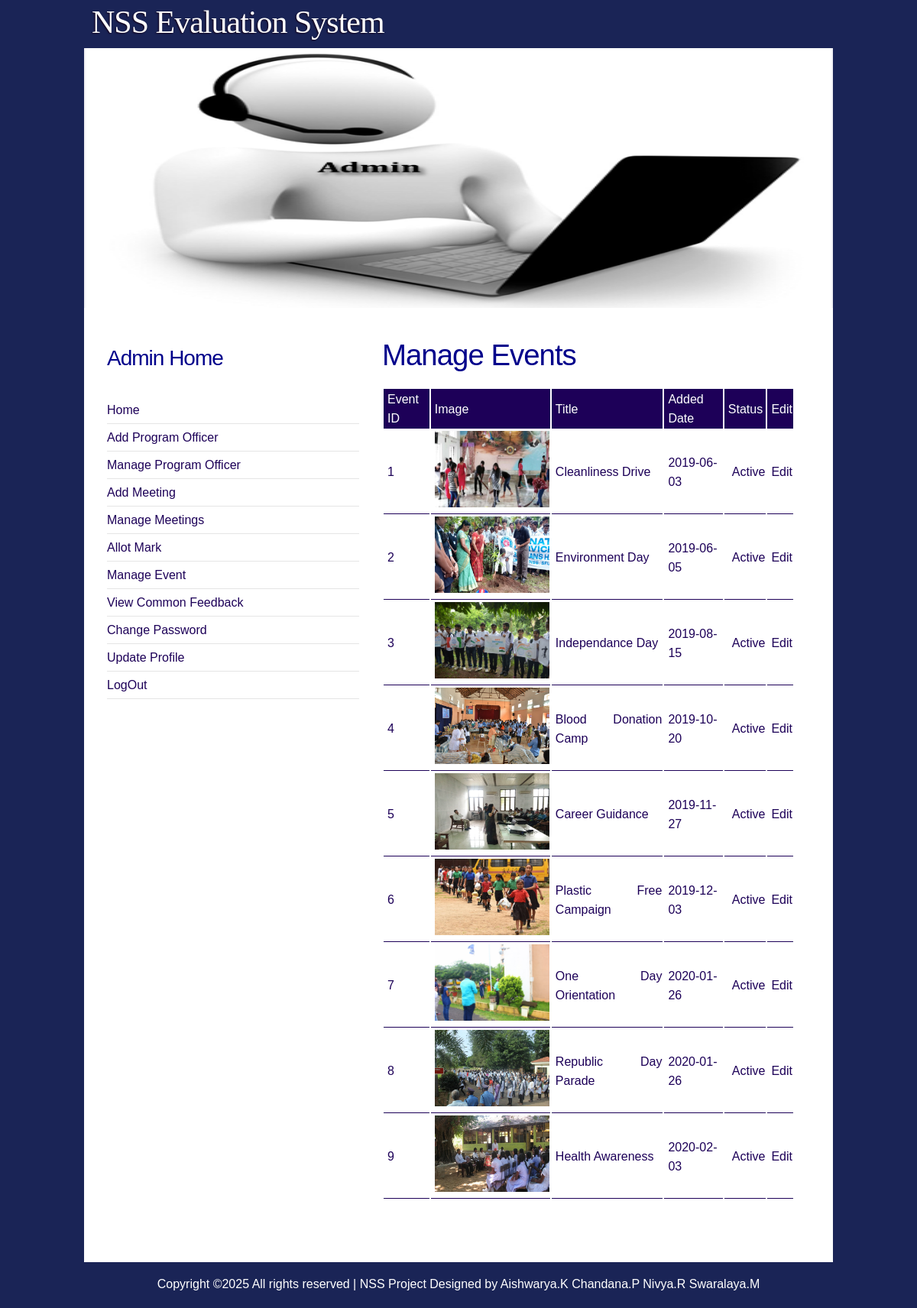
/nsse/admin/manage_event.php (signed in), run on the app's committed database.
### tables this page shows
CREATE TABLE IF NOT EXISTS `events` (
  `eventid` bigint(20) NOT NULL AUTO_INCREMENT,
  `title` varchar(50) NOT NULL,
  `news` varchar(500) NOT NULL,
  `addeddate` date NOT NULL,
  `image` varchar(25) NOT NULL,
  `status` bit(1) NOT NULL,
  PRIMARY KEY (`eventid`)
);

### nsse/admin/manage_event.php (the view, shortened to what this page needs)
<!DOCTYPE html PUBLIC "-//W3C//DTD XHTML 1.0 Strict//EN" "http://www.w3.org/TR/xhtml1/DTD/xhtml1-strict.dtd">
<html xmlns="http://www.w3.org/1999/xhtml">
 <head>
  <link href="../css/style_login.css" rel="stylesheet" type="text/css" media="screen" />
 </head>
 <body>
  <form method='post' id="form13" action="" name="form13">
    <div id="wrapper">
	 <div id="header">
	  <div id="logo"> <h1><a href="#">NSS Evaluation System</a></h1> </div>
  	</div>
	<div id="splash"><img src="img/demoadm.jpg" alt="" title="" style="width:980px; height:340px;" /></div>
	<div id="page">
	 <div id="page-bgtop">
	  <div id="page-bgbtm">
	   <div id="content">
		<div class="post"> <h2 class="title"><a href="#"> Manage Events</a></h2>
         <div class="entry" style="line-height:25px;">
	<?php
  	 include '../connection.php';
   	 $sql = "select eventid, title, addeddate, image, case status when 1 then 'Active' else 'Inactive' end
	                from events order by status desc;";
	 $result = mysqli_query($link, $sql);
	 echo "<table style='width:100%;'>";
	 echo "<tr>";
	 echo "<td style='background-color:#1d0058;color:white; padding-left:5px;'>Event ID</td>";
	 echo "<td style='background-color:#1d0058;color:white; padding-left:5px;'>Image</td>";
	 echo "<td style='background-color:#1d0058;color:white; padding-left:5px;'>Title</td>";
	 echo "<td style='background-color:#1d0058;color:white; padding-left:5px;'>Added Date</td>";
	 echo "<td style='background-color:#1d0058;color:white; padding-left:5px;'>Status</td>";
	 echo "<td style='background-color:#1d0058;color:white; padding-left:5px;'>Edit</td>";
	 echo "</tr>";
	 if(!$result)
	 {
	  echo "<td colspan='4' style='color:red; padding-left:5px;border-bottom:solid 1px #1d0058;text-align:center;'>No Records Found</td>";
	 }
	 else
	 {
      while($row = mysqli_fetch_array($result))
	  {
	   if($row[4] == 'Inactive')
	   {
		echo "<tr>";
		echo "<td style='color:red; padding-left:5px;border-bottom:solid 1px #1d0058;'>$row[0]</td>";
		echo "<td style='color:red; padding-left:5px;border-bottom:solid 1px #1d0058;'><img src= '../uploads/$row[3]' width='150px' height='100px'> </td>";
		echo "<td style='color:red; padding-left:5px;border-bottom:solid 1px #1d0058;'>$row[1]</td>";
		echo "<td style='color:red; padding-left:5px;border-bottom:solid 1px #1d0058;'>$row[2]</td>";
		echo "<td style='color:red; padding-left:10px;border-bottom:solid 1px #1d0058;'><a href='#' style='color:red;' onclick='doEnableDisable(" . $row[0] . ");'>$row[4]</a></td>";
		echo "<td style='color:red; padding-left:5px;border-bottom:solid 1px #1d0058;'><a href='edit_event.php?id=$row[0]' style='color:red;'>Edit</a></td>";
		echo "</tr>";
	   }
       else
	   {
		echo "<tr>";
		echo "<td style='color:#1d0058; padding-left:5px;border-bottom:solid 1px #1d0058;'>$row[0]</td>";
		echo "<td style='color:#1d0058; padding-left:5px;border-bottom:solid 1px #1d0058;'><img src= '../uploads/$row[3]' width='150px' height='100px'> </td>";
		echo "<td style='color:#1d0058; padding-left:5px;border-bottom:solid 1px #1d0058;'>$row[1]</td>";
		echo "<td style='color:#1d0058; padding-left:5px;border-bottom:solid 1px #1d0058;'>$row[2]</td>";
		echo "<td style='color:#1d0058; padding-left:10px;border-bottom:solid 1px #1d0058;'><a href='#' style='color:#1d0058;' onclick='doEnableDisable(" . $row[0] . ");'>$row[4]</a></td>";
		echo "<td style='color:#1d0058; padding-left:5px;border-bottom:solid 1px #1d0058;'><a href='edit_event.php?id=$row[0]'>Edit</a></td>";
		echo "</tr>";
	   }
	  }
	 }
	 echo "</table>";
    ?>
         </div>
   		</div>
		<div style="clear: both;">&nbsp;</div>
	   </div>
	   <div id="sidebar">
		<ul><li> <h2> Admin Home</h2> <div ></div><br /> </li>
			<li><ul><li><a href="admin_home.php">Home</a></li>
					<li><a href="add_program_officer.php">Add Program Officer</a></li>
					<li><a href="manage_program_officer.php">Manage Program Officer</a></li>
                    <li><a href="add_meeting.php">Add Meeting</a></li>
					<li><a href="manage_meeting.php">Manage Meetings</a></li>
					<li><a href="allot_mark.php">Allot Mark</a></li>
					<li><a href="manage_event.php" style="text-decoration:none;">Manage Event</a></li>
					<li><a href="view_common_feedback.php">View Common Feedback</a></li>
					<li><a href="admin_change_password.php">Change Password</a></li>
					<li><a href="admin_update_profile.php">Update Profile</a></li>
					<li><a href="../logout.php">LogOut</a></li>
				</ul>
			</li>
		</ul>
	   </div>
	   <div style="clear: both;">&nbsp;</div>
	  </div>
	 </div>
	</div>
   </div>
   <div id="footer">
    <p>Copyright &copy;<script>document.write(new Date().getFullYear());</script>
	   All rights reserved | NSS Project <i class="fa fa-heart-o" aria-hidden="true"></i>
	   Designed by Aishwarya.K Chandana.P Nivya.R Swaralaya.M</a>
	</p>
   </div>
  </form>
 </body>
</html>

### nsse/css/style_login.css (style rules this page uses)
body { margin: 0; padding: 0; background: #1a2456; font-family: Georgia, Helvetica, sans-serif; font-size: 16px; color: #000; }
h1, h2, h3 { margin: 0; padding: 0; font-weight: normal; color: #2C2723; }
h1 { font-size: 2em; }
h2 { font-size: 2.4em; }
p, ul, ol { margin-top: 0; line-height: 180%; }
a { text-decoration: none; color: #1d0058; }
#header { width: 980px; height: 63px; margin: 0 auto; }
#logo { float: left; width: 660px; height: 63px; }
#logo h1 { margin: 0; padding: 5px 0px 0px 10px; }
#logo h1 { float: left; letter-spacing: -1px; text-shadow: #15041C -1px 1px 2px; font-family: Georgia, "Times New Roman", Times, serif; font-size: 42px; color: #FFFFFF; }
#logo a { text-decoration: none; color: #FFFFFF; }
#splash { width: 980px; height: 340px; margin: 0px auto; }
#page { width: 980px; margin: 0 auto; padding: 0; background: #FFFFFF; }
#page-bgbtm { margin: 0px; padding: 20px 30px 0px 30px; }
#content { float: right; width: 540px; padding: 0px 20px 0px 0px; }
.post { padding-top: 20px; padding-bottom: 10px; }
.post .title { margin: 0px; padding-bottom: 10px; letter-spacing: -1px; }
.post .title a { color: darkblue; text-decoration: none; border: none; }
.post .entry { text-align: justify; margin-bottom: 25px; padding: 10px 0px 10px 0px; }
#sidebar { float: left; width: 330px; padding: 20px 0px 0px 0px; }
#sidebar ul { margin: 0; padding: 0; list-style: none; }
#sidebar li { margin: 0; padding: 0; }
#sidebar li ul { margin: 0px 0px; padding-bottom: 30px; }
#sidebar li li { padding-left: 0px; line-height: 35px; border-bottom: 1px solid #E5E5E5; }
#sidebar h2 { height: 30px; margin-bottom: 5px; padding: 12px 0px 0px 0px; letter-spacing: -1px; font-size: 28px; color: darkblue; }
#sidebar a { border: none; }
#footer { clear: both; width: 980px; height: 50px; margin: 10px auto 0px auto; font-family: Georgia, Helvetica, sans-serif; }
#footer p { margin: 0; padding: 10px 0px 0px 0px; line-height: normal; font-size: 16px; text-align: center; color: #FFFFFF; }

### data on the page
events: eventid "1", image (picture), title "Cleanliness Drive", addeddate "2019-06-03", row "Active"
events: eventid "2", image (picture), title "Environment Day", addeddate "2019-06-05", row "Active"
events: eventid "3", image (picture), title "Independance Day", addeddate "2019-08-15", row "Active"
events: eventid "4", image (picture), title "Blood Donation Camp", addeddate "2019-10-20", row "Active"
events: eventid "5", image (picture), title "Career Guidance", addeddate "2019-11-27", row "Active"
events: eventid "6", image (picture), title "Plastic Free Campaign", addeddate "2019-12-03", row "Active"
events: eventid "7", image (picture), title "One Day Orientation", addeddate "2020-01-26", row "Active"
events: eventid "8", image (picture), title "Republic Day Parade", addeddate "2020-01-26", row "Active"
events: eventid "9", image (picture), title "Health Awareness", addeddate "2020-02-03", row "Active"
